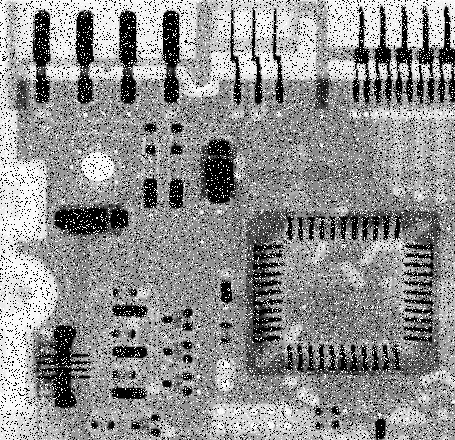
#> input picture doc/TH/images/test2.tif, 455 x 440 px, found by its file name
$ jupyter execute lowpassfilter.ipynb
#> lines starting #> are read from the running program, lines starting #| are printed output that depends on the picture
[cell 1]
import matplotlib.pyplot as plt
import cv2
import numpy as np
class lowpass_filter (object):
    def __init__ (self, image, convolution=None ) -> None :
        ''' constructor '''
        self.img=image
        self.convolution=convolution
        if convolution==True:
            self.init_kernel()
    def init_kernel(self):
        self.MeanKernel33=np.array([[1/9, 1/9, 1/9],
                                    [1/9, 1/9, 1/9],
                                    [1/9, 1/9, 1/9]], dtype ="float")
        self.MeanWeightKernel33=np.array (([ 1/16, 2/16, 1/16],
                                                [2/16, 4/16, 2/16],
                                                [1/16, 2/16, 1/16]) ,dtype ="float")
        self.GaussianKernel33=np.array (([0.0751/4.8976, 0.1238/4.8976, 0.0751/4.8976],
                                          [0.1238/4.8976,0.2042/4.8976, 0.1238/4.8976],
                                            [0.0751/4.8976, 0.1238/4.8976, 0.0751/4.8976])
                                            , dtype ="float")
    def choose_kernel (self,name:str ):
        '''
        - Mean
        - MeanWeight
        - Gaussian
        '''
        if name == 'Mean':
            kernel = self.MeanKernel33
        elif name == 'MeanWeight':
            kernel = self.MeanWeightKernel33
        elif name == 'Gaussian':
            kernel = self.GaussianKernel33
        else:
            return self.img
        m, n = self.img.shape
        img_new = np.zeros ([m, n], dtype ="uint8")
        for i in range (1, m-1):
            for j in range (1, n-1):
                temp = self . img [i-1, j-1] * kernel [0, 0]\
                    + self . img [i-1, j] * kernel [0, 1]\
                    + self . img [i-1, j + 1] * kernel [0, 2]\
                    + self . img [i, j-1] * kernel [1, 0]\
                    + self . img [i, j] * kernel [1, 1]\
                    + self . img [i, j + 1] * kernel [1, 2]\
                    + self . img [i + 1, j-1] * kernel [2, 0]\
                    + self . img [i + 1, j] * kernel [2, 1]\
                    + self . img [i + 1, j+1] * kernel [2, 2]
                img_new [i, j]= temp
        img_new = img_new.astype(np.uint8)
        return img_new
    def Median33( self ):
        m, n = self.img.shape
        img_new = np.zeros ([m, n])
        for i in range (1, m - 1):
            for j in range (1, n - 1):
                temp = [ self . img [i - 1, j - 1],
                        self . img [i - 1, j],
                        self . img [i - 1, j + 1],
                        self . img [i, j - 1],
                        self . img [i, j], self . img [i, j + 1],
                        self . img [i + 1, j - 1],
                        self . img [i + 1, j],
                        self . img [i + 1, j + 1]]
                temp = sorted(temp)
                img_new [i, j] = temp [4]
        return img_new

    def filtering_Max_Min (self, name : str ):
        '''
        - max
        - min
        '''
        if name == 'max':
            filter_value = lambda *args: max (*args )
        elif name =='min':
            filter_value = lambda * args: min (*args )
        else: return self.img
        m, n = self.img.shape
        img_new = np. zeros ([m, n])
        for i in range (1, m - 1):
            for j in range (1, n - 1):
                temp = [ self . img [i - 1, j - 1],
                            self . img [i - 1, j],
                            self . img [i - 1, j + 1],
                            self . img [i, j - 1],
                            self . img [i, j],
                            self . img [i, j + 1],
                            self . img [i + 1, j - 1],
                            self . img [i + 1, j],
                            self . img [i + 1, j + 1]]

                temp = filter_value ( temp )
                img_new [i, j] = temp
        return img_new
if __name__ == '__main__':
    image = cv2. imread ('D:/test2.tif', 0)
#> image is the input picture: shape (440, 455); min 0, max 255, mean 144.1
    fig = plt . figure ( figsize =(16, 9))
    ax= fig . subplots (2,3)
    ax[0,0].imshow(image,cmap ="gray")
    ax[0,0].set_title ("Orignal")
    img_filter=lowpass_filter(image,convolution = True )
    ax[0,1].imshow ( img_filter.choose_kernel ('Mean'),cmap ="gray")
#> after the loop in choose_kernel, `for i in range (1, m-1):`:
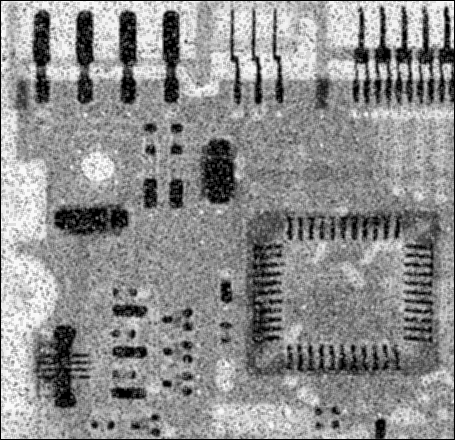
#> img_new: shape (440, 455); min 0, max 253, mean 141.9
    ax[0,1].set_title ("Mean filter")
    ax[0,2].imshow ( img_filter.choose_kernel ('MeanWeight'),cmap ="gray")
    ax[0,2].set_title ("Weighted mean filter")
    img_objectnew = lowpass_filter ( image )
    ax[1,0].imshow (img_objectnew.Median33() ,cmap ="gray")
#> after the loop in Median33, `for i in range (1, m - 1):`:
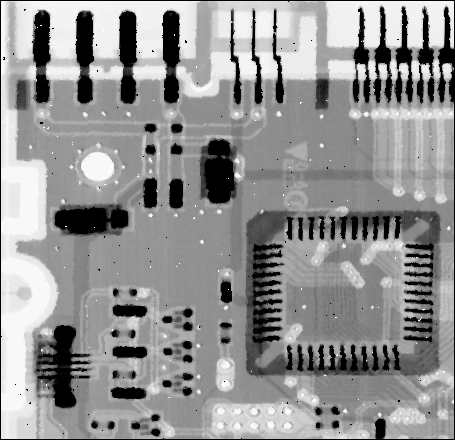
#> img_new: shape (440, 455) float64; min 0, max 255, mean 146.4
    ax[1,0].set_title ("Median filter")
    ax[1,1].imshow ( img_objectnew.filtering_Max_Min ('min'),cmap ="gray")
#> after the loop in filtering_Max_Min, `for i in range (1, m - 1):`:
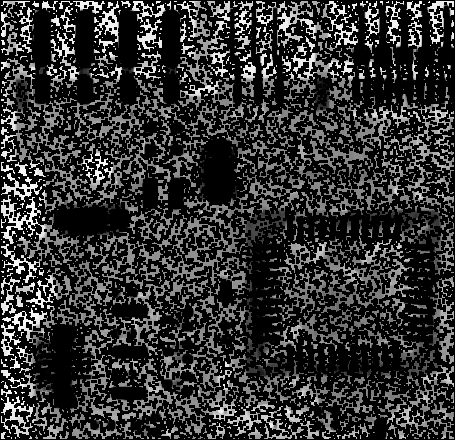
#> img_new: shape (440, 455) float64; min 0, max 249, mean 51.1
    ax[1,1].set_title ("Min filter")
    ax[1,2].imshow ( img_filter.choose_kernel ('Gaussian'),cmap ="gray")
#> call 3 of choose_kernel, with name = 'Gaussian'
#> after the loop in choose_kernel (call 3), `for i in range (1, m-1):`:
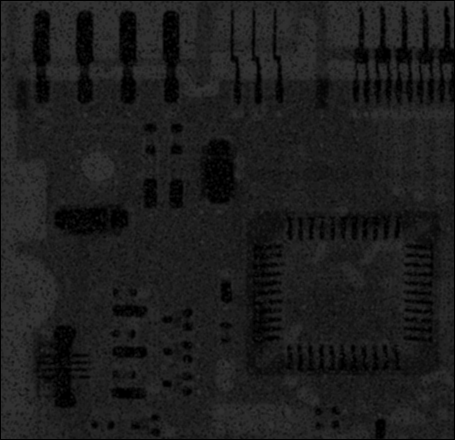
#> img_new: shape (440, 455); min 0, max 51, mean 28.6
    ax[1,2].set_title ("Gaussian filter")
    plt.show ()

[cell 2]
#meanweight
import matplotlib.pyplot as plt
import cv2
import numpy as np
class lowpass_filter (object):
    def __init__ (self, image, convolution=None ) -> None :
        self.img=image
        self.convolution=convolution
        if convolution==True:
            self.init_kernel()
    def init_kernel(self):
        self.MeanKernel33=np.array([[1/9, 1/9, 1/9],
                                    [1/9, 1/9, 1/9],
                                    [1/9, 1/9, 1/9]], dtype ="float")
        self.MeanWeightKernel33=np.array (([ 1/16, 2/16, 1/16],
                                                [2/16, 4/16, 2/16],
                                                [1/16, 2/16, 1/16]) ,dtype ="float")

    def choose_kernel (self,name:str ):
        if name == 'Mean':
            kernel = self.MeanKernel33
        elif name == 'MeanWeight':
            kernel = self.MeanWeightKernel33
        else:
            return self.img
        m, n = self.img.shape
        img_new = np.zeros ([m, n], dtype ="uint8")
        for i in range (1, m-1):
            for j in range (1, n-1):
                temp = self . img [i-1, j-1] * kernel [0, 0]\
                    + self . img [i-1, j] * kernel [0, 1]\
                    + self . img [i-1, j + 1] * kernel [0, 2]\
                    + self . img [i, j-1] * kernel [1, 0]\
                    + self . img [i, j] * kernel [1, 1]\
                    + self . img [i, j + 1] * kernel [1, 2]\
                    + self . img [i + 1, j-1] * kernel [2, 0]\
                    + self . img [i + 1, j] * kernel [2, 1]\
                    + self . img [i + 1, j+1] * kernel [2, 2]
                img_new [i, j]= temp
        img_new = img_new.astype(np.uint8)
        return img_new
    def Median33( self ):
        m, n = self.img.shape
        img_new = np.zeros ([m, n])
        for i in range (1, m - 1):
            for j in range (1, n - 1):
                temp = [ self . img [i - 1, j - 1],
                        self . img [i - 1, j],
                        self . img [i - 1, j + 1],
                        self . img [i, j - 1],
                        self . img [i, j], self . img [i, j + 1],
                        self . img [i + 1, j - 1],
                        self . img [i + 1, j],
                        self . img [i + 1, j + 1]]
                temp = sorted(temp)
                img_new [i, j] = temp [4]
        return img_new
if __name__ == '__main__':
    image = cv2. imread ('D:/test2.tif', 0)
    fig = plt . figure ( figsize =(10, 9))
    ax= fig . subplots (2,2)
    ax[0,0].imshow(image,cmap ="gray")
    ax[0,0].set_title ("Orignal")
    img_filter=lowpass_filter(image,convolution = True )
    ax[0,1].imshow ( img_filter.choose_kernel ('Mean'),cmap ="gray")
    ax[0,1].set_title ("Mean filter")
    ax[1,0].imshow ( img_filter.choose_kernel ('MeanWeight'),cmap ="gray")
    ax[1,0].set_title ("Weighted mean filter")
    img_objectnew = lowpass_filter ( image )
    ax[1,1].imshow (img_objectnew.Median33() ,cmap ="gray")
    ax[1,1].set_title ("Median filter")
    plt.show ()
